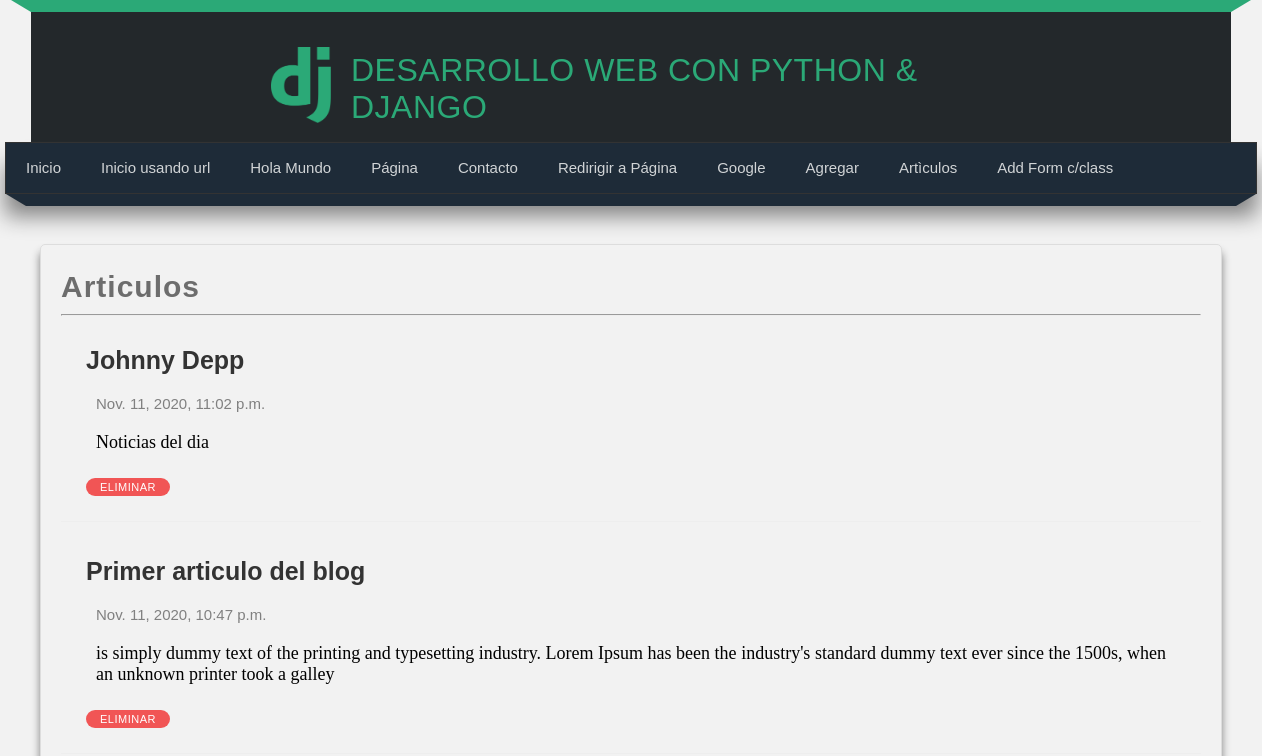
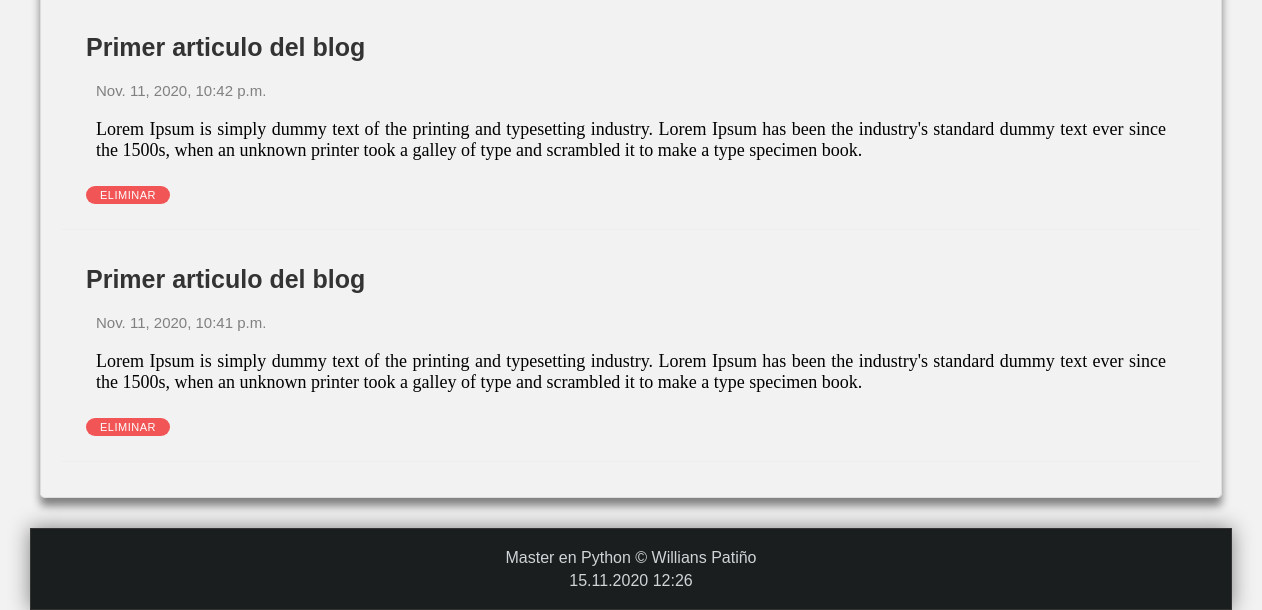
The page /articulos on the database as committed earlier (2 pictures, top to bottom).
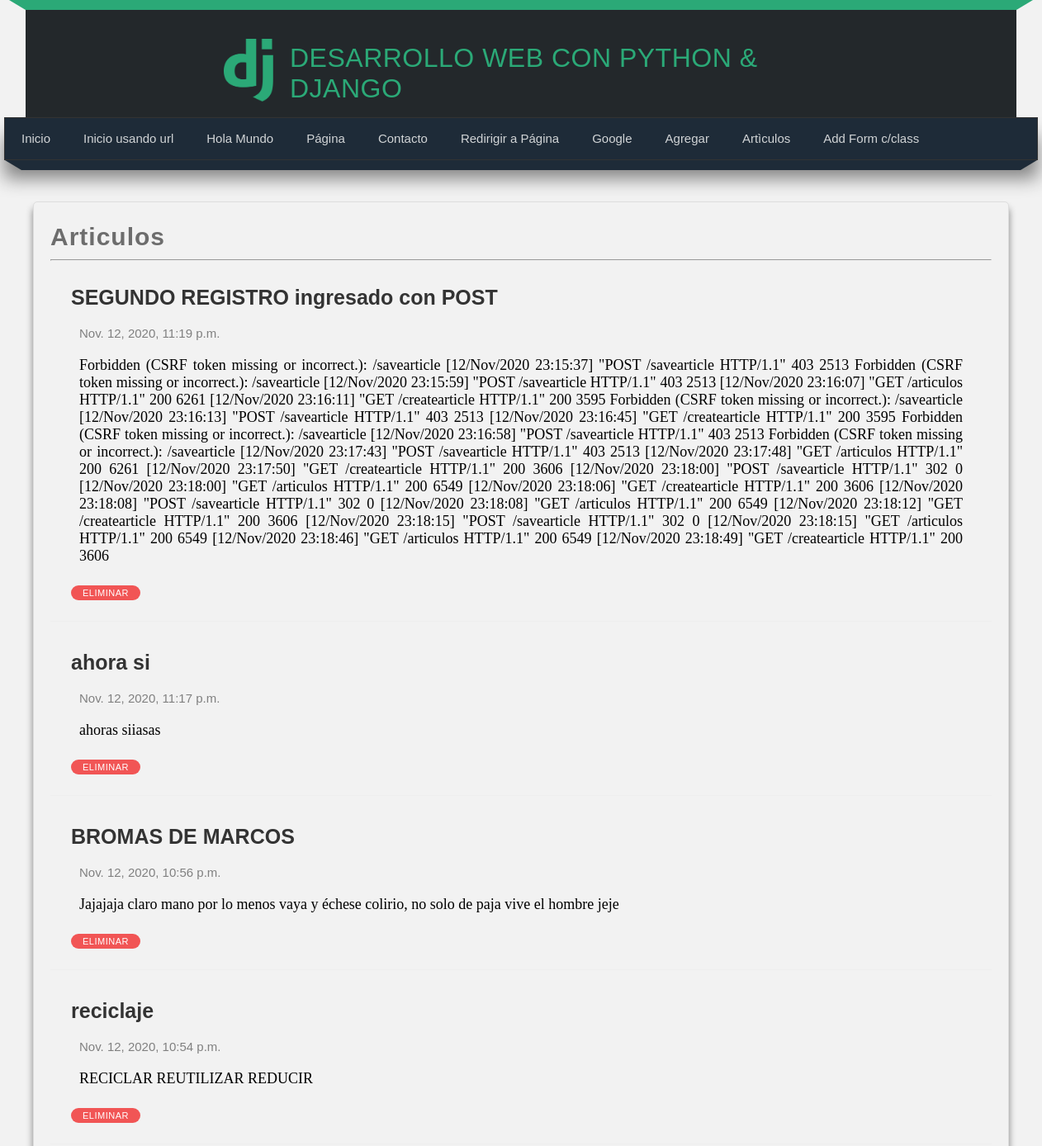
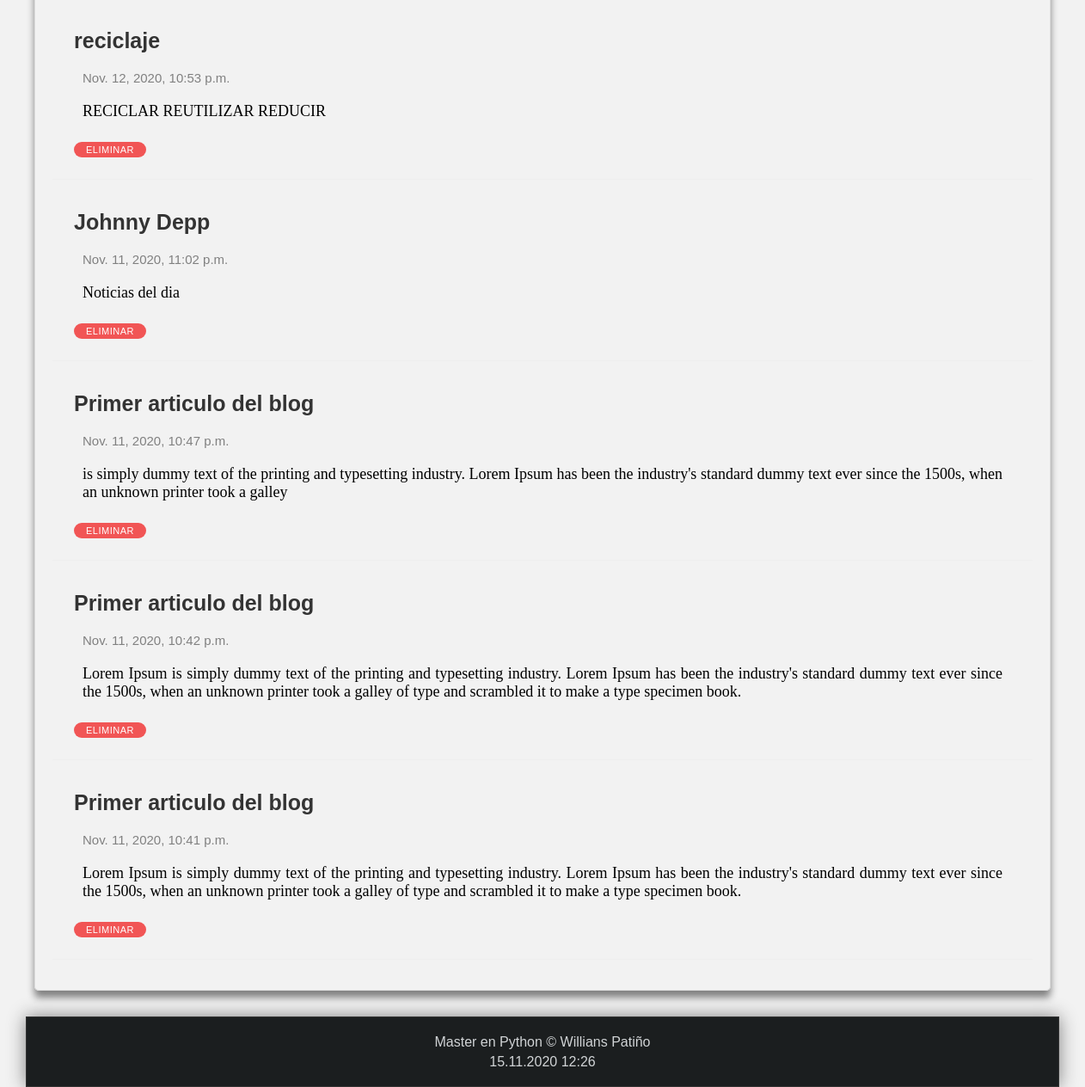
The same page on the database as committed later (2 pictures, top to bottom).
### miapp/models.py (models this page shows, shortened)
class Article(models.Model):
    title = models.CharField(max_length=100, verbose_name='Título')
    content = models.TextField(verbose_name='Contenido')
    image = models.ImageField(default='null', verbose_name='Imagén',
        upload_to='articles')
    public = models.BooleanField(verbose_name='Publico/Privado')
    created_at = models.DateTimeField(auto_now_add=True, verbose_name='Creado')
    updated_at = models.DateTimeField(auto_now=True, verbose_name='Editado')
    class Meta:
        verbose_name = 'Artículo'
        verbose_name_plural = 'Artículos'
        ordering = ['-created_at']

### miapp/views.py (the view)
# urls.py: path('articulos', miapp.views.articulos, name='articulos'),
def articulos(request):
	articulos = Article.objects.all()
	articulos = Article.objects.filter(title__contains='blog')
	articulos = Article.objects.filter(title__contains='blog').exclude(
			public=False
		)
	sql = "SELECT * FROM miapp_article WHERE title LIKE '%blog%' "
	sql += "AND public=1"
	articulos = Article.objects.raw(sql)
	articulos = Article.objects.filter(
		Q(title__contains='blog') |
		Q(title__contains='Depp') |
		Q(public__contains=True)
	)
	sql = "SELECT * FROM miapp_article WHERE public=1 ORDER BY id DESC; "
	articulos = Article.objects.raw(sql)
	""" Algunas notas para lookup
		puede agregar algo semejante a LIMIT

		1)Listar hasta 5 registros

			articulos = Article.objects.all()[:5]

		2) listar desde el record 3 hasta el 5

			articulos = Article.objects.all()[2:5]


		3) Sortear la salida:
			Article.objects.order_by('-id')
			Article.objects.order_by('title')

		4) Equivalente a LIKE  en SELECT ....

			articulos = Article.objects.filter(title__contains='STRING')

		5) Parecido a ILIKE  en SELECT ....

			articulos = Article.objects.filter(title__iexact='STRING')

		6) Buscar los ID a partir del 3ro.

			... = Article.objects.filter(id__gt=3)

		7) Buscar los mayores/igual a 3 o menores de 3.

			... = Article.objects.filter(id__gte=3)
			... = Article.objects.filter(id__lt=3)

		8) Buscar los mayores/igual a 3 y cuyo titulo contenga la palabra 'Articulo'

			... = Article.objects.filter(id__gte=3, title__contains='Articulo')

		9) listar los articulos ordenado descendente por id

			... =  Article.objects.all().order_by('-id')

	"""
	return render(request, 'articulos.html', {
		'articulos': articulos
	})

### miapp/templates/articulos.html (shortened to what this page needs)
{%  extends 'layout.html' %}
{% block content %}
<h2 class="title">Articulos</h2>
<hr>
{% for articulo in articulos %}
    <article class="article-item">
		<div class="data">
			<h2> {{articulo.title}}
			</h2>
			<span>{{articulo.created_at}}</span>
			<div class="article-content">	{{articulo.content}} </div>
			<p>
				<a href="{% url 'borrar' id=articulo.id %}" class="btn-small btn-delete">Eliminar</a>
			</p>
		</div>
    </article>
{% endfor %}
{% endblock %}

### miapp/templates/layout.html (shortened to what this page needs)
<!DOCTYPE html>
<html lang="es">
<head>
    {% load static %}
    <link rel="stylesheet" type="text/css" href="{% static 'css/styles.css' %}">
</head>
<body>
    <div class="header-decorator">
    <span class="header-izq"></span>
    <span class="header-cen"></span>
    <span class="header-der"></span>
    </div>
    <header>
        <div id="logotipo">
            <img src="{% static 'images/logo.png' %} " alt="">
            <h1>Desarrollo Web con Python & django </h1>
        </div>
    </header>
    <nav>
        <ul>
            <li>
                <a href="/inicio">Inicio</a>
            </li>
            <li>
                <a href="{% url 'index' %}">Inicio usando url</a>
            </li>
            <li>
                <a href="{% url 'hola_mundo' %}">Hola Mundo</a>
            </li>
            <li>
                <a href="{% url 'pagina' %}">Página</a>
            </li>
              <li>
                <a href="{% url 'contacto' nombre='Minerva' apellido='Patiño' %}">Contacto</a>
            </li>
            <li>
                <a href="{% url 'visitar_otra_pagina' %}">Redirigir a Página</a>
            </li>
            <li>
                <a href="/visitar_google">Google</a>
            </li>
             <li>
                <a href="{% url 'create' %}">Agregar</a>
            </li>
            <li>
                <a href="{% url 'articulos' %}">Artìculos</a>
            </li>
              <li>
                <a href="{% url 'create_full' %}">Add Form c/class</a>
            </li>
        </ul>
    </nav>
    <div class="barra">
        <span class="esquina-izquierda"></span>
        <span class="relleno-barra"></span>
        <span class="esquina-derecha"></span>
    </div>
    <div id="content">
        <div class="box">
            {% block content %}{% endblock %}
        </div>
    </div>
    <div id="footer-container">
        <footer>
            Master en Python &copy; Willians Patiño
            <p> {% now 'd.m.Y h:s' %}</p>
        </footer>
    </div>
</body>
</html>

### miapp/static/css/styles.css (style rules this page uses)
* { margin: 0px; padding: 0px; font-family: 'Franklin Gothic Medium', 'Arial Narrow', Arial, sans-serif; text-decoration: none; }
body { background-color: #f2f2f2; }
p, h2, h3, ul { margin-top: 5px; margin-bottom: 5px; }
header { width: 1200px; height: 130px; background-color: #23282b; margin: 0 auto; }
#logotipo { width: 60%; height: 130px; margin: 0 auto; padding-top: 10px; display: block; text-transform: uppercase; letter-spacing: 2px; }
#logotipo img { display: block; width: 60px; float: left; margin-top: 25px; padding-right: 20px; }
#logotipo h1 { display: block; letter-spacing: .5px; font-weight: lighter; margin-top: 30px; margin-left: 20px; color:#2ba977; }
nav { width: 1250px; height: 50px; background-color: #1e2b38; border: 1px solid #333333; margin: 0 auto; box-shadow: 0px 22px 22px gray; font-size: 15px; }
nav ul { list-style: none; text-decoration: none; }
nav ul li { line-height: 40px; float: left; padding-left: 10px; padding-right: 10px; }
nav ul li a { display: block; padding-left: 10px; padding-right: 10px; color: #d1d4d6; }
.barra { width: 1250px; margin: 0 auto; }
.esquina-izquierda { display: block; border-left: 20px solid transparent; border-top: 12px solid #1e2b38; float: left; }
.esquina-derecha { display: block; border-right: 20px solid transparent; border-top: 12px solid #1e2b38; float: right; }
.relleno-barra { display: block; background: #1e2b38; width: 1210px; height: 12px; float: left; }
.header-decorator { width: 1240px; margin: 0 auto; height: 12px; }
.header-izq { display: block; border-left: 20px solid transparent; border-top: 12px solid #2ba977; float: left; }
.header-der { display: block; border-right: 20px solid transparent; border-top: 12px solid #2ba977; float: right; }
.header-cen { display: block; background: #2ba977; width: 1200px; height: 12px; float: left; }
#content { width: 1200px; min-height: 640px; margin: 0 auto; margin-bottom: 30px; margin-top: 50px; }
.box { width: 95%; min-height: 640px; padding: 20px; border: 1px solid #ddd; margin: 0 auto; border-radius: 5px; box-shadow: 0px 8px 8px gray; }
.title { color: #6d6d6d; letter-spacing: 1px; font-size: 30px; margin-bottom: 10px; margin-top: 5px; }
footer { width: 1200px; height: 50px; background-color: #1b1e1f; border: 1px solid #333; color: #d1d4d6; text-align: center; padding-top: 20px; padding-bottom: 10px; box-shadow: 0px 0px 20px gray; margin: 0 auto; }
.article-item { margin-top: 10px; margin-bottom:15px; padding: 15px; border-bottom: 1px solid #eee; clear: both; }
.article-item .data { float: left; padding: 10px; padding-top: 0px; display: block; }
.article-item .data .article-content { text-align: justify; display: block; padding:0 10px 0 10px; font-size: 18px; font-family: 'Lucida Sans', 'Lucida Sans Regular', 'Lucida Grande'; }
.article-item h2 { color: #333; display: block; font-size: 25px; margin-bottom: 10px; }
.article-item span { font-size: 15px; color: gray; display: block; padding: 10px; margin-bottom: 10px; }
.btn-small { display: block; float: left; margin-top: 20px; padding: 3px 12px; background: rgb(241, 85, 85); font-weight: 400; font-size: 11px; text-transform: uppercase; letter-spacing: 0.5px; color: #fff; border-radius: 20px; width: 60px; text-align: center; position: relative; }

Rows that differ between the two databases and show on the page:
added Article: title "SEGUNDO REGISTRO ingresado con POST", created_at "Nov. 12, 2020, 11:19 p.m.", content "Forbidden (CSRF token missing or incorrect.): /savearticle [12/Nov/2020 23:15:37] \"POST /savearticle HTTP/1.1\" 403 2513 Forbidden (CSRF token missing or incorrect.): /savearticle [12/Nov/2020 23:15:59] \"POST /savearticle HTTP/1.1\" 403 2513 [12/Nov/2020 23:16:07] \"GET /articulos HTTP/1.1\" 200 6261 [12/Nov/2020 23:16:11] \"GET /createarticle HTTP/1.1\" 200 3595 Forbidden (CSRF token missing or incorrect.): /savearticle [12/Nov/2020 23:16:13] \"POST /savearticle HTTP/1.1\" 403 2513 [12/Nov/2020 23:16:45] \"GET /createarticle HTTP/1.1\" 200 3595 Forbidden (CSRF token missing or incorrect.): /savearticle [12/Nov/2020 23:16:58] \"POST /savearticle HTTP/1.1\" 403 2513 Forbidden (CSRF token missing or…"
added Article: title "ahora si", created_at "Nov. 12, 2020, 11:17 p.m.", content "ahoras siiasas"
added Article: title "BROMAS DE MARCOS", created_at "Nov. 12, 2020, 10:56 p.m.", content "Jajajaja claro mano por lo menos vaya y échese colirio, no solo de paja vive el hombre jeje"
added Article: title "reciclaje", created_at "Nov. 12, 2020, 10:54 p.m.", content "RECICLAR REUTILIZAR REDUCIR"
added Article: title "reciclaje", created_at "Nov. 12, 2020, 10:53 p.m.", content "RECICLAR REUTILIZAR REDUCIR"
